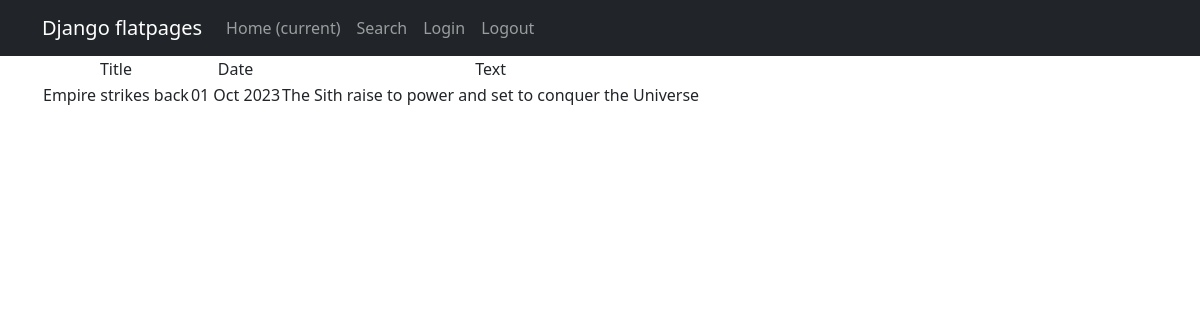
Screenshot of /news/1 with the database file from the repository.
### news/models.py (models this page shows, shortened)
class Post(models.Model):
    author = models.ForeignKey(Author, on_delete=models.CASCADE)
    NEWS = 'NW'
    ARTICLE = 'AR'
    CAT_CHOICES = (
        (NEWS, 'Новость'),
        (ARTICLE, 'Статья'),
    )
    type = models.CharField(max_length=2, choices=CAT_CHOICES, default=ARTICLE)
    date = models.DateTimeField(auto_now_add=True)
    category = models.ManyToManyField(Category, through='PostCategory')
    text = models.TextField(default='')
    title = models.CharField(max_length=255)
    rating = models.SmallIntegerField(default=0)

### news/views.py (the view)
# urls.py: path('<int:pk>', cache_page(60*5)(PostDetail.as_view()), name='new'), # кэширование страницы с новостями 5 мин
class PostDetail(DetailView):
    model = Post
    template_name = 'new.html'
    context_object_name = 'new'
    queryset = Post.objects.all()
    def get_object(self, *args, **kwargs):  # переопределяем метод получения объекта, как ни странно
       obj = cache.get(f'post-{self.kwargs["pk"]}', None)
       if not obj:
          obj = super().get_object(queryset=self.queryset)
          cache.set(f'post-{self.kwargs["pk"]}', obj)
       return obj

### news/templatetags/custom_filters.py (called while the page is built)
@register.filter() # or register.filter(name=’currency_rub’)
def censor(value): # {{ price|currency }}
   value_split = value.split()
   for i in range(len(value_split)):
       for p in poor_words:
           if p == value_split[i]:
               value_split[i] = poor_words[p]
   value = ' '.join(value_split)
   return f'{value}'

### templates/new.html (shortened to what this page needs)
{% extends 'flatpages/default.html' %}
{% load custom_filters %}
{% block content %}
    <table>
       <tr>
           <td>Title</td>
           <td>Date</td>
           <td>Text</td>
       </tr>
       <tr>
           <td>{{ new.title }}</td>
           <td>{{ new.date|date:'d M Y' }}</td>
           <td>{{ new.text|censor }}</td>
       </tr>
   </table>
{% endblock content %}

### rows the page displays
Post: title "Empire strikes back", date "01 Oct 2023", text|censor "The Sith raise to power and set to conquer the Universe"
